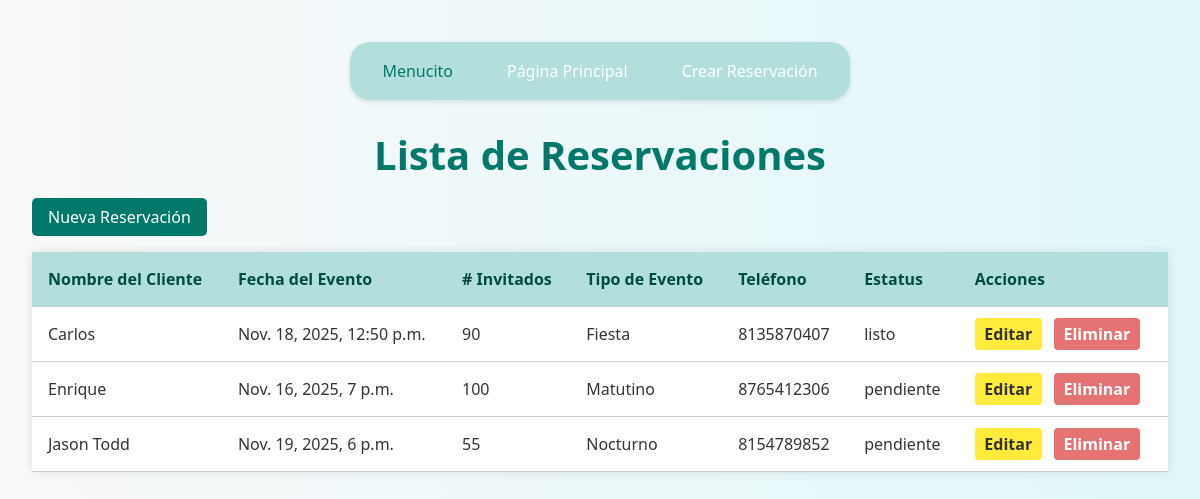
Page /listar/ on the earlier database version.
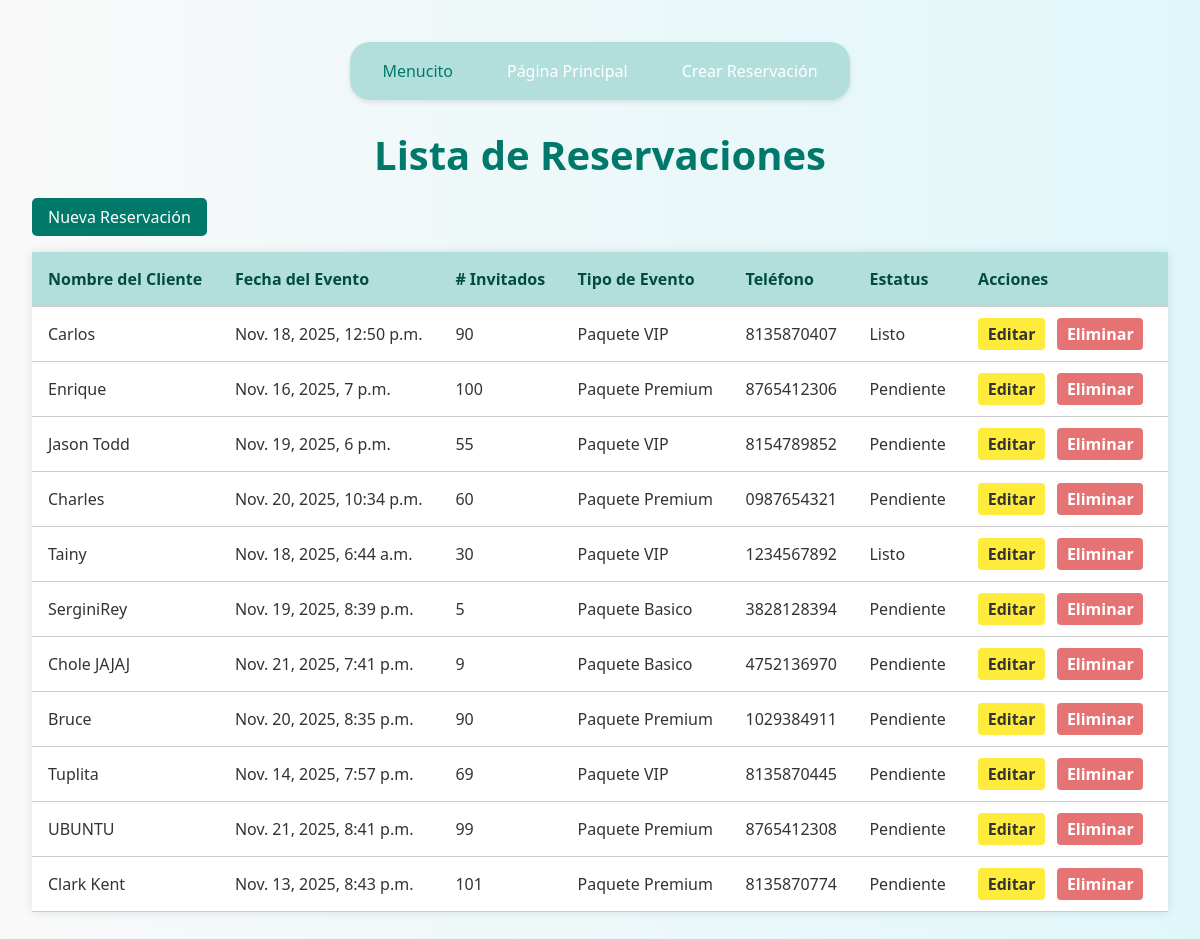
Same page on the later database version.
### app/models.py (models this page shows, shortened)
class RESERVACION(models.Model):
    nombre_cliente = models.CharField(max_length=100)
    fecha_evento = models.DateTimeField()
    num_invitados = models.IntegerField()
    tipo_evento = models.CharField(max_length=50)
    telefono_contacto = models.CharField(max_length=15)
    estatus = models.CharField(max_length=20, default='Pendiente')

### app/views.py (the view)
# urls.py: path('listar/', views.listar_reservaciones, name='listar'),
def listar_reservaciones(request):
    reservaciones = RESERVACION.objects.all()
    return render(request, 'listar.html', {'reservaciones': reservaciones})

### app/templates/listar.html (shortened to what this page needs)
{% load static %}
<!DOCTYPE html>
<html lang="es" translate="no">
<head>
    <link rel="stylesheet" href="{% static 'css/stylelistar.css' %}">
</head>
<body>
    {% include 'menu.html' %}
    <h1>Lista de Reservaciones</h1>
    <a class="boton-nuevo" href="{% url 'crear' %}">Nueva Reservación</a>
    <table class="tabla-productos">
        <thead>
            <tr>
                <th>Nombre del Cliente</th>
                <th>Fecha del Evento</th>
                <th># Invitados</th>
                <th>Tipo de Evento</th>
                <th>Teléfono</th>
                <th>Estatus</th>
                <th>Acciones</th>
            </tr>
        </thead>
        <tbody>
            {% for reservacion in reservaciones %}
            <tr>
                <td>{{ reservacion.nombre_cliente }}</td>
                <td>{{ reservacion.fecha_evento }}</td>
                <td>{{ reservacion.num_invitados }}</td>
                <td>{{ reservacion.tipo_evento }}</td>
                <td>{{ reservacion.telefono_contacto }}</td>
                <td>{{ reservacion.estatus }}</td>
                <td>
                    <a class="boton-editar" href="{% url 'editar' reservacion.id %}">Editar</a>
                    <a class="boton-eliminar" href="{% url 'eliminar' reservacion.id %}" onclick="return confirmarEliminacion()">Eliminar</a>
                </td>
            </tr>
            {% empty %}
            <tr>
                <td colspan="7" class="text-center text-muted">No hay reservaciones registradas.</td>
            </tr>
            {% endfor %}
        </tbody>
    </table>
</body>
</html>

### app/templates/menu.html (shortened to what this page needs)
{% load static %}
<!DOCTYPE html>
<html lang="es" translate="no">
<head>
    <link rel="stylesheet" href="{% static 'css/style3.css' %}">
</head>
<body>
    <nav class="navbar navbar-expand-lg bg-body-tertiary">
        <div class="container-fluid">
            <div class="navbar-nav">
                <a class="nav-var">Menucito</a>
                <a class="nav-link" href="{% url 'inicio' %}">Página Principal</a>
                <a class="nav-link" href="{% url 'crear' %}">Crear Reservación</a>
            </div>
        </div>
    </nav>
</body>
</html>

### app/static/css/stylelistar.css (style rules this page uses)
body { font-family: 'Segoe UI', sans-serif; background: linear-gradient(to right, #f9f9f9, #e0f7fa); padding: 2rem; color: #333; }
h1 { text-align: center; font-size: 2.5rem; color: #00796b; margin-bottom: 1rem; }
.boton-nuevo { display: inline-block; margin-bottom: 1rem; padding: 0.5rem 1rem; background-color: #00796b; color: white; text-decoration: none; border-radius: 5px; transition: background-color 0.3s ease; }
.tabla-productos { width: 100%; border-collapse: collapse; box-shadow: 0 0 10px rgba(0,0,0,0.1); background-color: white; }
.tabla-productos th, .tabla-productos td { padding: 1rem; border-bottom: 1px solid #ccc; text-align: left; }
.tabla-productos th { background-color: #b2dfdb; color: #004d40; font-weight: bold; }
.boton-editar, .boton-eliminar { margin-right: 0.5rem; padding: 0.3rem 0.6rem; text-decoration: none; border-radius: 4px; font-weight: bold; }
.boton-editar { background-color: #ffeb3b; color: #333; }
.boton-eliminar { background-color: #e57373; color: white; }
.navbar { background-color: #b2dfdb; padding: 10px 20px; box-shadow: 0 2px 5px rgba(0,0,0,0.1); border-radius: 20px; width: fit-content; margin: 10px auto; }
.container-fluid { display: flex; justify-content: center; }
.navbar-nav { display: flex; gap: 30px; }
.nav-link { color: #fff; text-decoration: none; font-weight: 500; padding: 8px 12px; border-radius: 5px; transition: background-color 0.3s ease; }
.nav-var { color: #00796b; text-decoration: none; font-weight: 500; padding: 8px 12px; border-radius: 5px; transition: background-color 0.3s ease; }

### app/static/css/style3.css (style rules this page uses)
body { margin: 0; font-family: 'Segoe UI', sans-serif; background-color: #f9f9f9; }
.navbar { background-color: #b2dfdb; padding: 10px 20px; box-shadow: 0 2px 5px rgba(0,0,0,0.1); border-radius: 20px; width: fit-content; margin: 10px auto; }
.container-fluid { display: flex; justify-content: center; }
.navbar-nav { display: flex; gap: 30px; }
.nav-link { color: #fff; text-decoration: none; font-weight: 500; padding: 8px 12px; border-radius: 5px; transition: background-color 0.3s ease; }
.nav-var { color: #00796b; text-decoration: none; font-weight: 500; padding: 8px 12px; border-radius: 5px; transition: background-color 0.3s ease; }

Differences in the rows shown:
changed RESERVACION "Carlos": tipo_evento "Fiesta" → "Paquete VIP"; estatus "listo" → "Listo"
changed RESERVACION "Enrique": tipo_evento "Matutino" → "Paquete Premium"; estatus "pendiente" → "Pendiente"
changed RESERVACION "Jason Todd": tipo_evento "Nocturno" → "Paquete VIP"; estatus "pendiente" → "Pendiente"
added RESERVACION: nombre_cliente "Charles", fecha_evento "Nov. 20, 2025, 10:34 p.m.", num_invitados "60", tipo_evento "Paquete Premium", telefono_contacto "0987654321", estatus "Pendiente"
added RESERVACION: nombre_cliente "Tainy", fecha_evento "Nov. 18, 2025, 6:44 a.m.", num_invitados "30", tipo_evento "Paquete VIP", telefono_contacto "1234567892", estatus "Listo"
added RESERVACION: nombre_cliente "SerginiRey", fecha_evento "Nov. 19, 2025, 8:39 p.m.", num_invitados "5", tipo_evento "Paquete Basico", telefono_contacto "3828128394", estatus "Pendiente"
added RESERVACION: nombre_cliente "Chole JAJAJ", fecha_evento "Nov. 21, 2025, 7:41 p.m.", num_invitados "9", tipo_evento "Paquete Basico", telefono_contacto "4752136970", estatus "Pendiente"
added RESERVACION: nombre_cliente "Bruce", fecha_evento "Nov. 20, 2025, 8:35 p.m.", num_invitados "90", tipo_evento "Paquete Premium", telefono_contacto "1029384911", estatus "Pendiente"
added RESERVACION: nombre_cliente "Tuplita", fecha_evento "Nov. 14, 2025, 7:57 p.m.", num_invitados "69", tipo_evento "Paquete VIP", telefono_contacto "8135870445", estatus "Pendiente"
added RESERVACION: nombre_cliente "UBUNTU", fecha_evento "Nov. 21, 2025, 8:41 p.m.", num_invitados "99", tipo_evento "Paquete Premium", telefono_contacto "8765412308", estatus "Pendiente"
added RESERVACION: nombre_cliente "Clark Kent", fecha_evento "Nov. 13, 2025, 8:43 p.m.", num_invitados "101", tipo_evento "Paquete Premium", telefono_contacto "8135870774", estatus "Pendiente"
